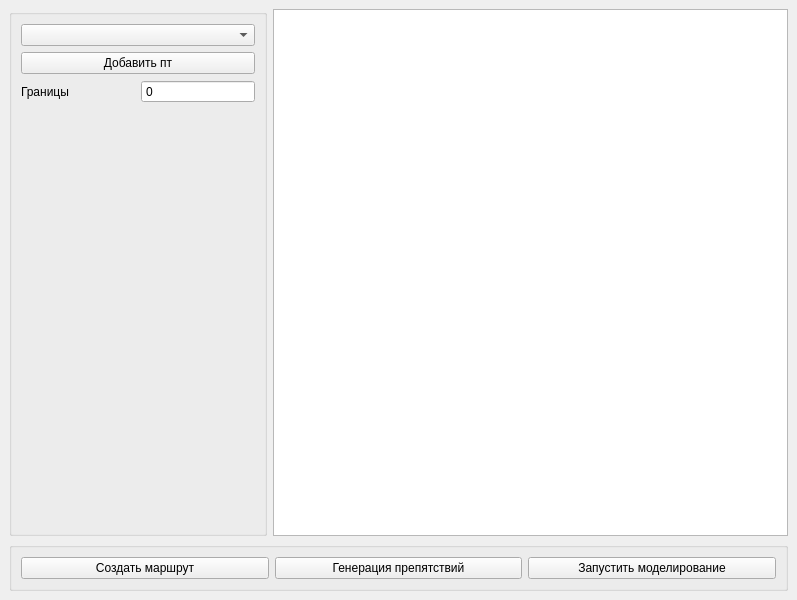
<?xml version="1.0" encoding="UTF-8"?>
<ui version="4.0">
 <class>MainWindow</class>
 <widget class="QMainWindow" name="MainWindow">
  <property name="geometry">
   <rect>
    <x>0</x>
    <y>0</y>
    <width>797</width>
    <height>600</height>
   </rect>
  </property>
  <property name="windowTitle">
   <string>MainWindow</string>
  </property>
  <widget class="QWidget" name="centralwidget">
   <layout class="QGridLayout" name="gridLayout_2">
    <item row="0" column="0">
     <layout class="QHBoxLayout" name="horizontalLayout" stretch="1,2">
      <item>
       <widget class="QGroupBox" name="groupBox">
        <property name="title">
         <string/>
        </property>
        <layout class="QGridLayout" name="gridLayout_3">
         <item row="2" column="1">
          <widget class="QSpinBox" name="spinBox">
           <property name="buttonSymbols">
            <enum>QAbstractSpinBox::NoButtons</enum>
           </property>
          </widget>
         </item>
         <item row="2" column="0">
          <widget class="QLabel" name="label">
           <property name="text">
            <string>Границы</string>
           </property>
          </widget>
         </item>
         <item row="0" column="0" colspan="2">
          <widget class="QComboBox" name="comboBox"/>
         </item>
         <item row="3" column="0" colspan="2">
          <spacer name="verticalSpacer">
           <property name="orientation">
            <enum>Qt::Vertical</enum>
           </property>
           <property name="sizeHint" stdset="0">
            <size>
             <width>20</width>
             <height>40</height>
            </size>
           </property>
          </spacer>
         </item>
         <item row="1" column="0" colspan="2">
          <widget class="QPushButton" name="pushButton_AddPt">
           <property name="text">
            <string>Добавить пт</string>
           </property>
           <property name="checkable">
            <bool>true</bool>
           </property>
          </widget>
         </item>
        </layout>
       </widget>
      </item>
      <item>
       <widget class="QGraphicsView" name="graphicsView"/>
      </item>
     </layout>
    </item>
    <item row="1" column="0">
     <widget class="QGroupBox" name="groupBox_2">
      <property name="title">
       <string/>
      </property>
      <layout class="QGridLayout" name="gridLayout">
       <item row="0" column="0">
        <widget class="QPushButton" name="pushButton_CreateRoute">
         <property name="text">
          <string>Создать маршрут</string>
         </property>
        </widget>
       </item>
       <item row="0" column="1">
        <widget class="QPushButton" name="pushButton_GenObstacles">
         <property name="text">
          <string>Генерация препятствий</string>
         </property>
        </widget>
       </item>
       <item row="0" column="2">
        <widget class="QPushButton" name="pushButton_StartModeling">
         <property name="text">
          <string>Запустить моделирование</string>
         </property>
        </widget>
       </item>
      </layout>
     </widget>
    </item>
   </layout>
  </widget>
 </widget>
 <resources/>
 <connections/>
</ui>
